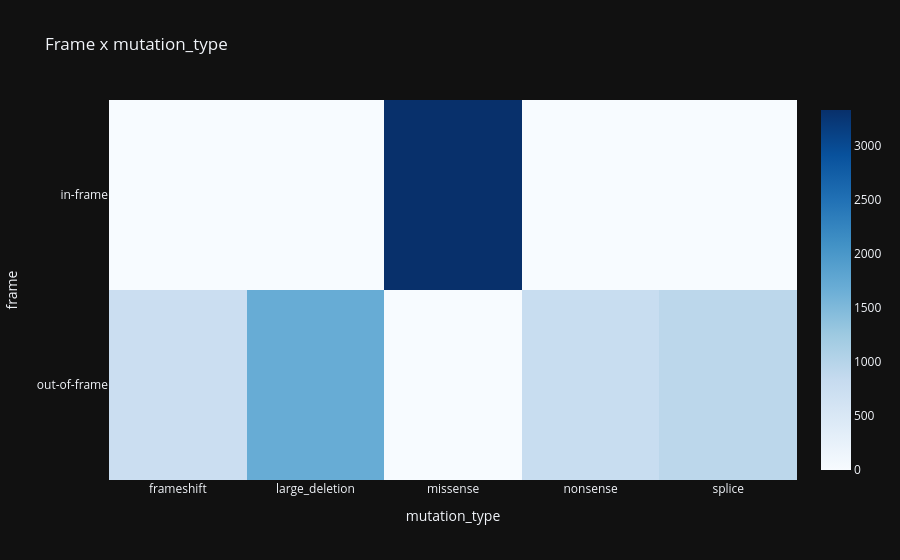

Notebook source saved alongside this figure:
### Markdown cell above
## 9. 📊 frame with mutation_type

### Code cell
heat = pd.crosstab(d['frame'], d['mutation_type'])
fig = px.imshow(heat, aspect='auto', color_continuous_scale='Blues', title='Frame x mutation_type')
fig.show()

### Figure 1 — Plotly figure (JSON) as saved in the notebook; plotly's stock layout.template omitted (floating-point values rounded to 4 significant figures)
{"data": [{"coloraxis": "coloraxis", "name": "0", "x": ["frameshift", "large_deletion", "missense", "nonsense", "splice"], "y": ["in-frame", "out-of-frame"], "z": [[0, 0, 3328, 0, 0], [754, 1701, 0, 791, 940]], "type": "heatmap", "xaxis": "x", "yaxis": "y", "hovertemplate": "mutation_type: %{x}<br>frame: %{y}<br>color: %{z}<extra></extra>"}], "layout": {"xaxis": {"anchor": "y", "domain": [0.0, 1.0], "title": {"text": "mutation_type"}}, "yaxis": {"anchor": "x", "domain": [0.0, 1.0], "autorange": "reversed", "title": {"text": "frame"}}, "coloraxis": {"colorscale": [[0.0, "rgb(247,251,255)"], [0.125, "rgb(222,235,247)"], [0.25, "rgb(198,219,239)"], [0.375, "rgb(158,202,225)"], [0.5, "rgb(107,174,214)"], [0.625, "rgb(66,146,198)"], [0.75, "rgb(33,113,181)"], [0.875, "rgb(8,81,156)"], [1.0, "rgb(8,48,107)"]]}, "title": {"text": "Frame x mutation_type"}}}
